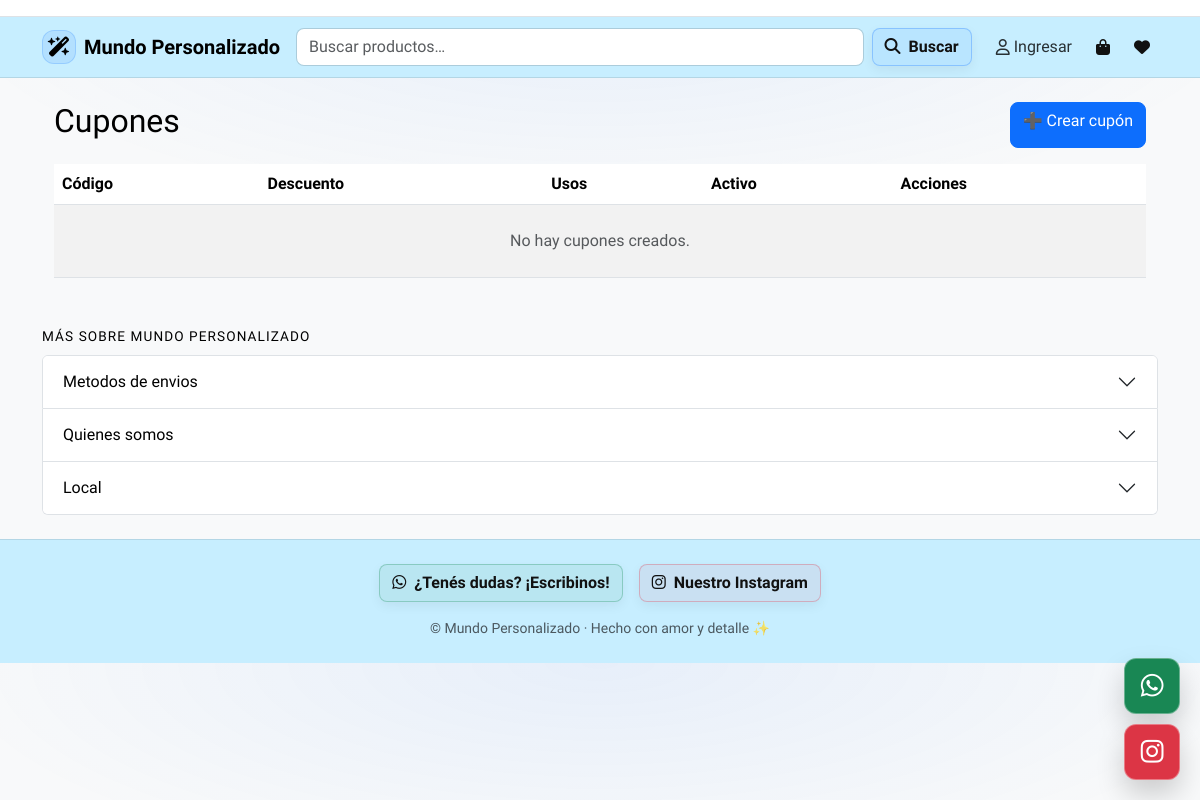
/owner/cupones/, run on an earlier commit of the app's database.
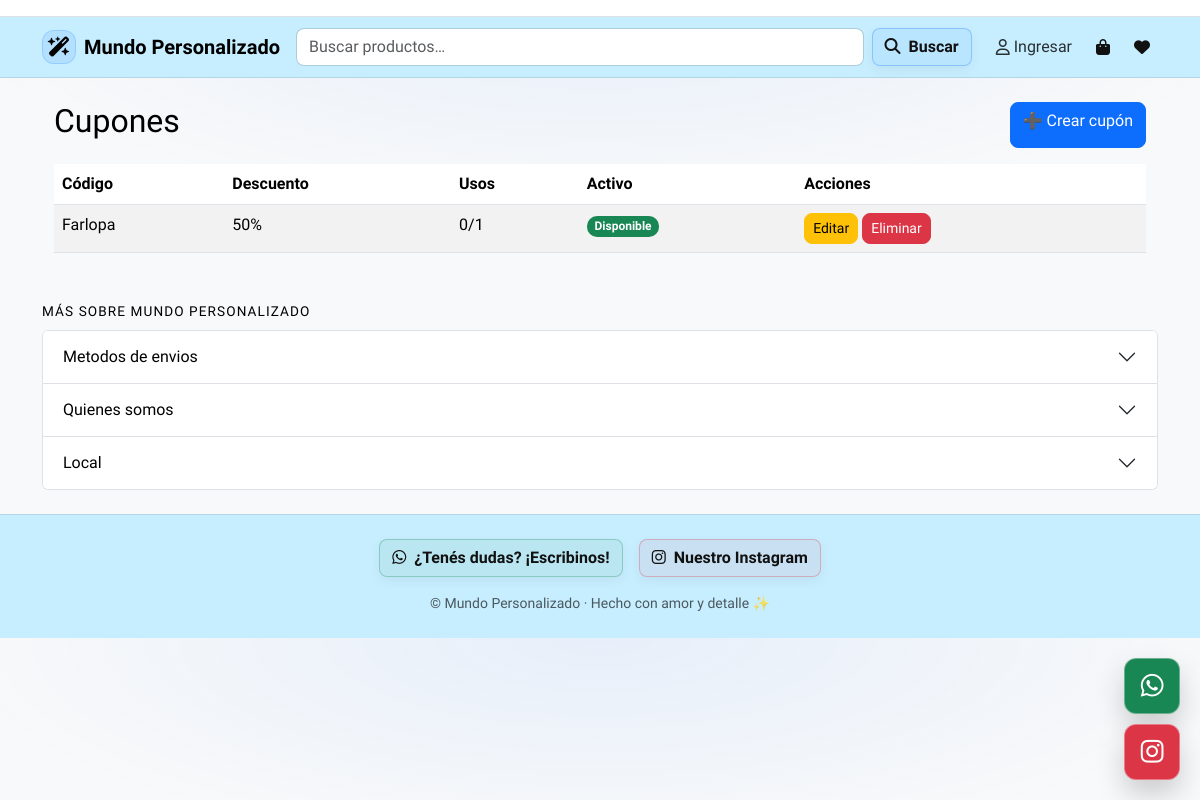
And on a later commit of the database.
### owner/models.py (models this page shows, shortened)
class SiteConfig(models.Model):
    primary_color   = models.CharField(max_length=20, default="#0d6efd")
    secondary_color = models.CharField(max_length=20, default="#6c757d")
    success_color   = models.CharField(max_length=20, default="#198754")
    danger_color    = models.CharField(max_length=20, default="#dc3545")
    background      = models.CharField(max_length=20, default="#ffffff")
    surface         = models.CharField(max_length=20, default="#ffffff")
    text_color      = models.CharField(max_length=20, default="#111111")
    muted_color     = models.CharField(max_length=20, default="#6c757d")
    primary_rgb = models.CharField(
        max_length=20,
        default="13,110,253",
        help_text="Formato: R,G,B (ej: 13,110,253)",
    )
    font_base = models.CharField(
        max_length=120,
        default="system-ui, -apple-system, Segoe UI, Roboto, Arial"
    )
    font_headings = models.CharField(
        max_length=120,
        default="system-ui, -apple-system, Segoe UI, Roboto, Arial"
    )
    google_fonts_url = models.URLField(blank=True, default="")
    texts = models.JSONField(default=dict, blank=True)
    updated_at = models.DateTimeField(auto_now=True)
    @classmethod
    def get_solo(cls):
        obj, _ = cls.objects.get_or_create(pk=1)
        return obj

class SiteInfoBlock(models.Model):
    site = models.ForeignKey(
        "SiteConfig",
        on_delete=models.CASCADE,
        related_name="info_blocks",
    )
    clave = models.CharField(
        "Clave interna",
        max_length=80,
        blank=True,
        help_text="Solo para uso interno. Si lo dejás vacío se genera desde el título."
    )
    titulo = models.CharField("Título", max_length=120)
    contenido = models.TextField("Contenido", blank=True)
    orden = models.PositiveIntegerField("Orden", default=1)
    activo = models.BooleanField("Activo", default=True)
    class Meta:
        ordering = ("orden", "id")

### cupones/models.py (models this page shows, shortened)
class Cupon(models.Model):
    TECNICA_CHOICES = [
        ("TODAS", "Todas"),
        ("SUB", "Sublimación"),
        ("LAS", "Grabado láser"),
        ("3D", "Impresión 3D"),
        ("OTR", "Otro"),
    ]
    codigo = models.CharField(max_length=50, unique=True)
    descuento = models.PositiveIntegerField(
        validators=[MinValueValidator(1), MaxValueValidator(100)]
    )
    tecnica = models.CharField(
        max_length=20,
        choices=TECNICA_CHOICES,
        default="TODAS",
    )
    usos_maximos = models.PositiveIntegerField(default=1)
    usos_realizados = models.PositiveIntegerField(default=0)
    activo = models.BooleanField(default=True)
    fecha_inicio = models.DateTimeField(default=timezone.now)
    fecha_fin = models.DateTimeField(null=True, blank=True)
    def disponible(self):
        if not self.activo:
            return False
        if self.usos_realizados >= self.usos_maximos:
            return False
        if self.fecha_fin and timezone.now() > self.fecha_fin:
            return False
        return True

### owner/views.py (the view)
# urls.py: path("cupones/", owner_cupon_list, name="owner_cupon_list"),
def owner_cupon_list(request):
    cupones = Cupon.objects.all().order_by("-fecha_inicio")
    return render(request, "owner/cupon_list.html", {"cupones": cupones})

### cliente/context_processors.py (called while the page is built, shortened)
def carrito_y_favoritos(request):
    carrito = request.session.get("carrito", {}) or {}
    favoritos = request.session.get("favoritos", {}) or {}
    cart_items = []
    cart_total_qty = 0
    favorites_items = []
    return {
        "cart_items": cart_items,
        "cart_total_qty": cart_total_qty,
        "favorites_items": favorites_items,
        "favorites_count": len(favorites_items),
    }

### integraciones/context_processors.py (called while the page is built)
def instagram_feed(request):
    return {
        "instagram_media": fetch_instagram_media()
    }

### integraciones/views.py (called while the page is built, shortened)
def fetch_instagram_media():
    media = cache.get(INSTAGRAM_CACHE_KEY)
    if media is not None:
        return media
    access_token = getattr(settings, "INSTAGRAM_ACCESS_TOKEN", "")
    limit = getattr(settings, "INSTAGRAM_MEDIA_LIMIT", 8)
    if not access_token:
        logger.warning("INSTAGRAM_ACCESS_TOKEN no configurado")
        return []

### owner/context_processors.py (called while the page is built)
def siteinfo_blocks(request):
    bloques = SiteInfoBlock.objects.filter(activo=True).order_by("orden", "titulo")
    return {"siteinfo_blocks": bloques}

def site_cfg(request):
    return {"site_cfg": SiteConfig.get_solo()}

### owner/templates/owner/cupon_list.html
{% extends "base.html" %}
{% block content %}
<div class="container my-4">
  <div class="d-flex justify-content-between mb-3">
    <h2>Cupones</h2>
    <a href="{% url 'owner_cupon_create' %}" class="btn btn-primary">➕ Crear cupón</a>
  </div>
  <table class="table table-striped">
    <thead>
      <tr>
        <th>Código</th>
        <th>Descuento</th>
        <th>Usos</th>
        <th>Activo</th>
        <th>Acciones</th>
      </tr>
    </thead>
    <tbody>
      {% for c in cupones %}
      <tr>
        <td>{{ c.codigo }}</td>
        <td>{{ c.descuento }}%</td>
        <td>{{ c.usos_realizados }}/{{ c.usos_maximos }}</td>
        <td>
          {% if c.disponible %}
            <span class="badge bg-success">Disponible</span>
          {% else %}
            <span class="badge bg-danger">No disponible</span>
          {% endif %}
        </td>
        <td>
          <a href="{% url 'owner_cupon_edit' c.id %}" class="btn btn-sm btn-warning">Editar</a>
          <a href="{% url 'owner_cupon_delete' c.id %}" class="btn btn-sm btn-danger">Eliminar</a>
        </td>
      </tr>
      {% empty %}
      <tr><td colspan="5" class="text-center text-muted py-4">No hay cupones creados.</td></tr>
      {% endfor %}
    </tbody>
  </table>
</div>
{% endblock %}

### templates/base.html (shortened to what this page needs)
<!DOCTYPE html>
<html lang="es">
<head>
  <link href="https://cdn.jsdelivr.net/npm/bootstrap@5.3.3/dist/css/bootstrap.min.css" rel="stylesheet">
  <link rel="stylesheet" href="https://cdnjs.cloudflare.com/ajax/libs/font-awesome/6.4.2/css/all.min.css">
</head>
<body class="bg-light">
  <section class="border-bottom" style="background:#ffffff;">
    <div class="container py-2">
    </div>
  </section>
  <nav class="navbar navbar-expand-lg mp-navbar mb-3">
    <div class="container">
      <a class="navbar-brand fw-semibold d-flex align-items-center gap-2" href="{% url 'catalogo' %}">
        <span class="d-inline-flex align-items-center justify-content-center"
          style="width:34px;height:34px;border-radius:12px;background:rgba(13,110,253,.10);border:1px solid rgba(13,110,253,.18);">
          <i class="fa-solid fa-wand-magic-sparkles"></i>
        </span>
        {{ site_cfg.texts.brand_name|default:"Mundo Personalizado" }}
      </a>
      <div id="mainNav" class="collapse navbar-collapse">
        <form id="navSearchForm" class="d-flex ms-auto my-2 my-lg-0 gap-2 flex-grow-1" role="search" method="get"
          action="{% url 'catalogo' %}">
          <div class="position-relative flex-grow-1">
            <input class="form-control" name="q" id="navSearchInput" type="search"
              placeholder="{{ site_cfg.texts.search_placeholder|default:'Buscar productos…' }}" autocomplete="off"
              value="{{ request.GET.q|default:'' }}">
          </div>
          <button class="btn btn-mp primary flex-shrink-0" type="submit">
            <i class="fa-solid fa-magnifying-glass me-1"></i> Buscar
          </button>
        </form>
        <ul class="navbar-nav ms-3 align-items-lg-center gap-2">
          {% if request.user.is_authenticated %}
          <li class="nav-item dropdown">
            <a class="nav-link dropdown-toggle d-flex align-items-center" href="#" role="button"
              data-bs-toggle="dropdown" aria-expanded="false">
              <i class="fa-regular fa-user me-1"></i>
              <span>{{ request.user.first_name|default:"Mi cuenta" }}</span>
            </a>
            <ul class="dropdown-menu dropdown-menu-end">
              <li><a class="dropdown-item" href="{% url 'mi_cuenta' %}">Mi cuenta</a></li>
              <li><a class="dropdown-item" href="{% url 'mis_compras' %}">Mis compras</a></li>
              <li>
                <hr class="dropdown-divider">
              </li>
              <li><a class="dropdown-item text-danger" href="{% url 'logout' %}">Cerrar sesión</a></li>
            </ul>
          </li>
          {% else %}
          <li class="nav-item">
            <a class="nav-link d-flex align-items-center" href="{% url 'login' %}">
              <i class="fa-regular fa-user me-1"></i>
              <span>Ingresar</span>
            </a>
          </li>
          {% endif %}
          <li class="nav-item dropdown">
            <a class="nav-link position-relative nav-icon d-flex align-items-center" href="#" role="button"
              data-bs-toggle="dropdown" aria-expanded="false" aria-label="Carrito">
              <i class="fa-solid fa-bag-shopping"></i>
            </a>
          </li>
          <li class="nav-item dropdown">
            <a class="nav-link position-relative nav-icon d-flex align-items-center" href="#" role="button"
              data-bs-toggle="dropdown" aria-expanded="false" aria-label="Favoritos">
              <i class="fa-solid fa-heart"></i>
            </a>
          </li>
        </ul>
      </div>
    </div>
  </nav>
  <main class="container mb-5">
    {% block content %}{% endblock %}
  </main>
  {% if siteinfo_blocks %}
  <section class="mt-2 mb-4">
    <div class="container">
      <p class="siteinfo-section-title mb-2 text-center text-md-start">
        {{ site_cfg.texts.siteinfo_section_title|default:"Más sobre Mundo Personalizado" }}
      </p>
      <div class="accordion" id="siteInfoAccordion">
        {% for b in siteinfo_blocks %}
        <div class="accordion-item">
          <h2 class="accordion-header" id="siteinfo-heading-{{ b.id }}">
            <button class="accordion-button collapsed" type="button" data-bs-toggle="collapse"
              data-bs-target="#siteinfo-collapse-{{ b.id }}" aria-expanded="false"
              aria-controls="siteinfo-collapse-{{ b.id }}">
              {{ b.titulo }}
            </button>
          </h2>
        </div>
        {% endfor %}
      </div>
    </div>
  </section>
  {% endif %}
  <footer class="mp-footer py-4 mt-auto">
    <div class="container">
      <div class="d-flex flex-column flex-md-row gap-3 justify-content-center">
        <a href="{{ site_cfg.texts.whatsapp_url|default:'https://wa.me/message/NSO7K5POCXLKE1' }}" target="_blank"
          class="btn btn-mp success">
          <i class="fab fa-whatsapp me-1"></i>
          {{ site_cfg.texts.whatsapp_cta|default:"¿Tenés dudas? ¡Escribinos!" }}
        </a>
        <a href="{{ site_cfg.texts.instagram_url|default:'https://www.instagram.com/_mundo_personalizado/?next=%2F' }}"
          target="_blank" class="btn btn-mp danger">
          <i class="fab fa-instagram me-1"></i>
          {{ site_cfg.texts.instagram_cta|default:"Nuestro Instagram" }}
        </a>
      </div>
      <p class="text-center text-muted small mt-3 mb-0">
        © {{ now|date:"Y" }} {{ site_cfg.texts.brand_name|default:"Mundo Personalizado" }} ·
        {{ site_cfg.texts.footer_tagline|default:"Hecho con amor y detalle ✨" }}
      </p>
    </div>
  </footer>
  <div class="floating-btn">
    <a href="{{ site_cfg.texts.whatsapp_url|default:'https://wa.me/message/NSO7K5POCXLKE1' }}" target="_blank"
      class="btn btn-success">
      <i class="fab fa-whatsapp"></i>
    </a>
    <a href="{{ site_cfg.texts.instagram_url|default:'https://www.instagram.com/_mundo_personalizado/?next=%2F' }}"
      target="_blank" class="btn btn-danger">
      <i class="fab fa-instagram"></i>
    </a>
  </div>
</body>
</html>

### templates/base.html (style rules this page uses)
:root { --mp-border: rgba(0, 0, 0, .10); --mp-shadow: 0 10px 28px rgba(0, 0, 0, .08); --mp-shadow-soft: 0 6px 16px rgba(0, 0, 0, .06); --mp-radius: 10px; --mp-radius-sm: 8px; }
body { color: var(--mp-text); background: radial-gradient(1100px 360px at 50% 0%, rgba(var(--mp-primary-rgb), .07), transparent 60%), var(--mp-bg); font-family: var(--mp-font-base); }
.card, .mp-navbar, .mp-footer, .dropdown-menu { background-color: var(--mp-surface) !important; }
main.container { max-width: 1140px; }
.form-control, .form-select { border-radius: var(--mp-radius-sm); border: 1px solid rgba(0, 0, 0, .14); }
.btn { border-radius: var(--mp-radius-sm); }
.btn-mp { border-radius: var(--mp-radius-sm) !important; border: 1px solid rgba(0, 0, 0, .12) !important; background: var(--mp-surface) !important; color: #111 !important; font-weight: 650; box-shadow: 0 4px 12px rgba(0, 0, 0, .06); transition: transform .08s ease, box-shadow .18s ease, background .18s ease; }
.btn-mp.primary { border-color: rgba(13, 110, 253, .28) !important; background: rgba(13, 110, 253, .07) !important; }
.btn-mp.success { border-color: rgba(25, 135, 84, .30) !important; background: rgba(25, 135, 84, .08) !important; }
.btn-mp.danger { border-color: rgba(220, 53, 69, .30) !important; background: rgba(220, 53, 69, .07) !important; }
.mp-navbar { position: sticky; top: 0; z-index: 1030; backdrop-filter: blur(10px); -webkit-backdrop-filter: blur(10px); border-bottom: 1px solid var(--mp-border); }
.mp-navbar .nav-link { border-radius: var(--mp-radius-sm); padding: .45rem .65rem; color: rgba(0, 0, 0, .80); }
.nav-icon { color: #111 !important; }
.badge { border-radius: 10px !important; }
.floating-btn { position: fixed; bottom: 20px; right: 20px; z-index: 1050; display: grid; gap: 10px; }
.floating-btn a { border-radius: 12px; width: 56px; height: 56px; font-size: 26px; display: flex; align-items: center; justify-content: center; box-shadow: 0 14px 28px rgba(0, 0, 0, .18); border: 1px solid rgba(255, 255, 255, .35); }
.mp-footer { border-top: 1px solid var(--mp-border); }
.siteinfo-section-title { font-size: .85rem; text-transform: uppercase; letter-spacing: .08em; color: var(--mp-muted); }

What changed in the data, as far as the page shows it:
added Cupon: codigo "Farlopa", descuento "50", usos_realizados "0", usos_maximos "1", activo "Disponible"
Also different on the page:
text no longer shown: "No hay cupones creados."
